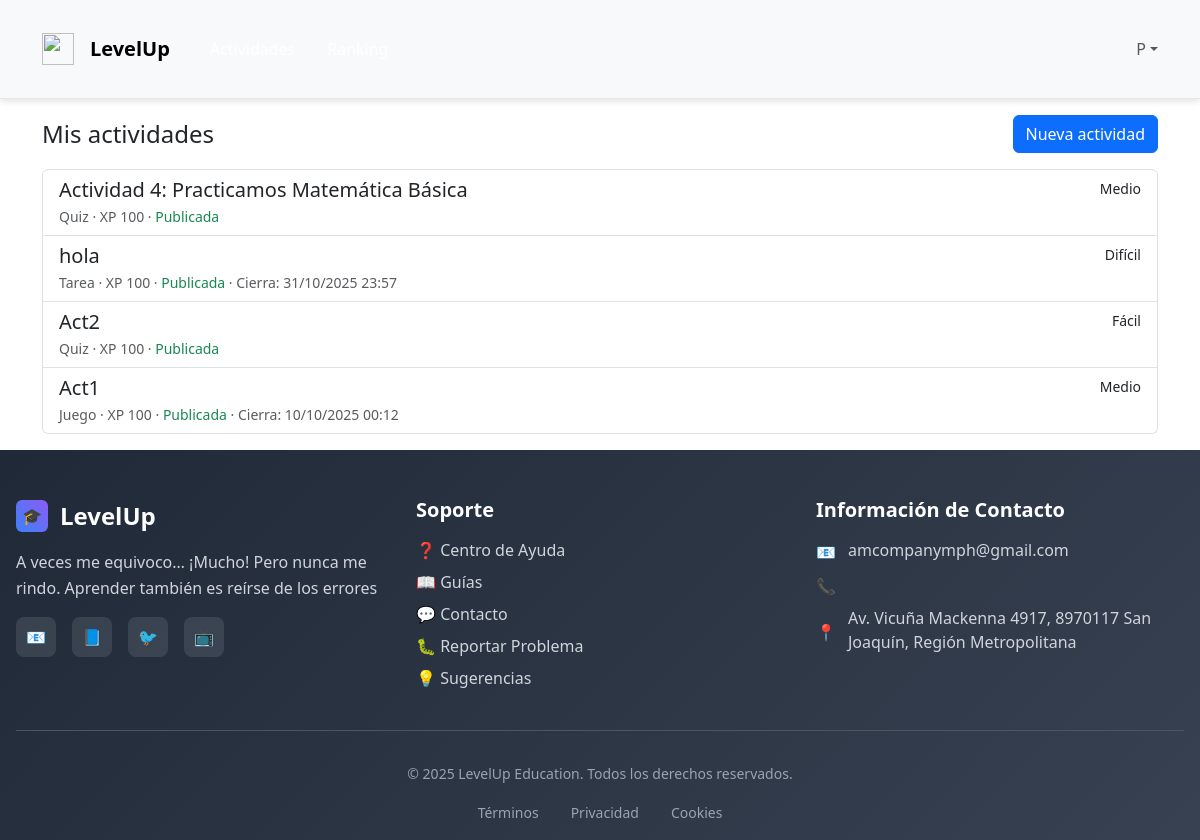
Page /actividades/docente/ (signed in) on the earlier database version.
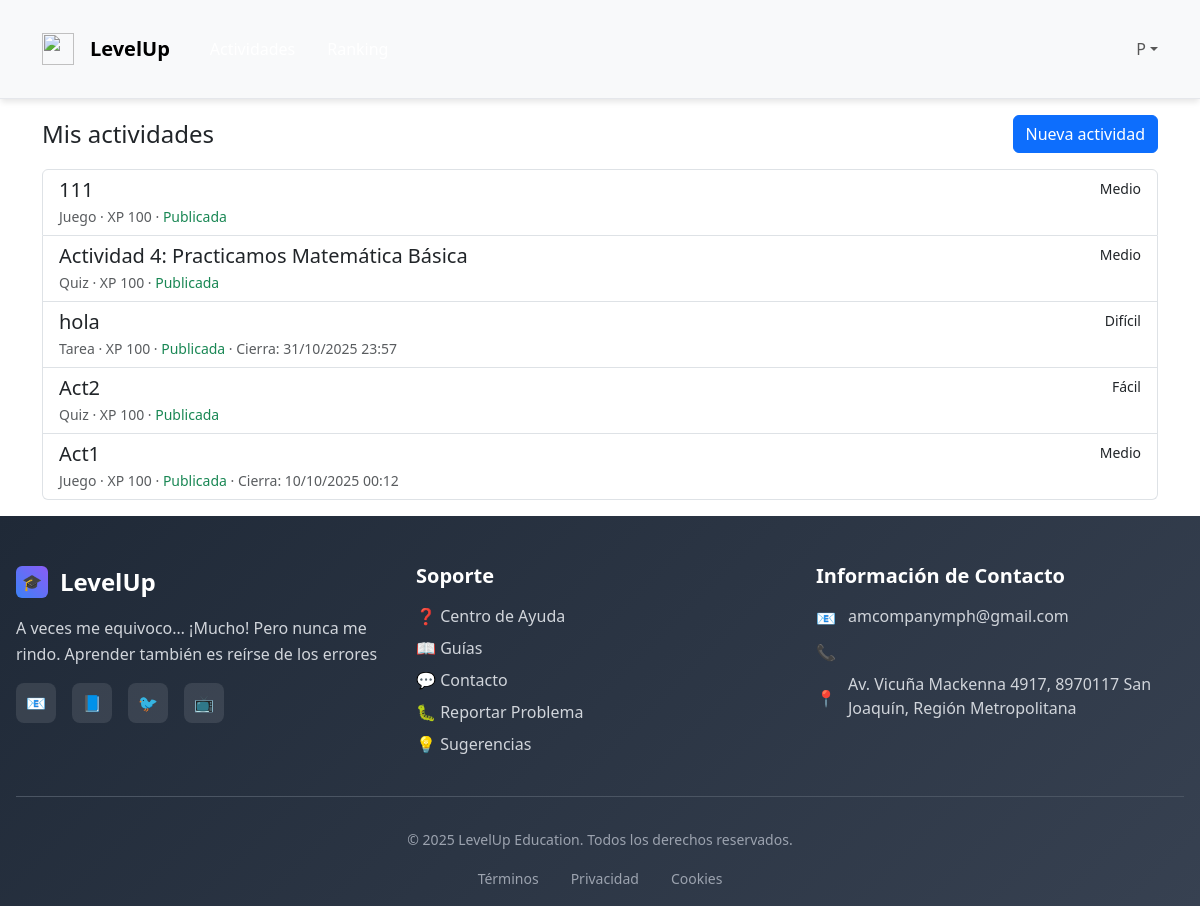
Same page on the later database version.
### LevelUp/models.py (models this page shows, shortened)
class Actividad(models.Model):
    class Tipo(models.TextChoices):
        QUIZ = "quiz", "Quiz"
        JUEGO = "juego", "Juego"
        VIDEO = "video", "Video"
        TAREA = "tarea", "Tarea"
    class Dificultad(models.IntegerChoices):
        FACIL = 1, "Fácil"
        MEDIO = 2, "Medio"
        DIFICIL = 3, "Difícil"
    titulo = models.CharField(max_length=150)
    descripcion = models.TextField()
    tipo = models.CharField(max_length=20, choices=Tipo.choices)
    dificultad = models.IntegerField(
        choices=Dificultad.choices,
        default=Dificultad.MEDIO,
        validators=[MinValueValidator(1), MaxValueValidator(3)]
    )
    recurso = models.ForeignKey(Recurso, on_delete=models.SET_NULL, null=True, blank=True)
    recompensa = models.ForeignKey(Recompensa, on_delete=models.SET_NULL, null=True, blank=True)
    docente = models.ForeignKey(
        Docente, on_delete=models.SET_NULL, null=True, blank=True, related_name="actividades_creadas"
    )
    es_publicada = models.BooleanField(default=False)
    fecha_publicacion = models.DateTimeField(null=True, blank=True)
    fecha_cierre = models.DateTimeField(null=True, blank=True)
    xp_total = models.PositiveIntegerField(default=100, help_text="XP base proporcional al puntaje obtenido")
    intentos_max = models.PositiveSmallIntegerField(
        default=1,
        validators=[MinValueValidator(1), MaxValueValidator(20)],
        help_text="Número máximo de intentos por estudiante (1–20)."
    )
    estudiantes = models.ManyToManyField(
        'Estudiante', through='AsignacionActividad', related_name='actividades', blank=True
    )

### LevelUp/views.py (the view)
# urls.py: path("actividades/docente/", views.actividades_docente_lista, name="docente_lista"),
@login_required
def actividades_docente_lista(request):
    if not es_docente(request.user):
        raise Http404
    try:
        docente = Docente.objects.get(usuario=request.user)
    except Docente.DoesNotExist:
        raise Http404
    qs = Actividad.objects.filter(docente=docente).order_by("-id")
    return render(request, "LevelUp/actividades/docente_lista.html", {"actividades": qs})

### LevelUp/views.py (called while the page is built)
def es_docente(user) -> bool:
    return getattr(user, "rol", None) == Usuario.Rol.DOCENTE

### LevelUp/templates/LevelUp/actividades/docente_lista.html (shortened to what this page needs)
{% extends "LevelUp/base.html" %}
{% block content %}
<div class="container py-3">
    <div class="d-flex justify-content-between align-items-center mb-3">
        <h1 class="h4 m-0">Mis actividades</h1>
        <a class="btn btn-primary" href="{% url 'crear' %}">Nueva actividad</a>
    </div>
    <div class="list-group">
        {% for a in actividades %}
        <a class="list-group-item list-group-item-action" href="{% url 'actividad_editar' a.pk %}">
            <div class="d-flex w-100 justify-content-between">
                <h5 class="mb-1">{{ a.titulo }}</h5>
                <small class="text-nowrap">{{ a.get_dificultad_display }}</small>
            </div>
            <div class="small text-muted">
                {{ a.get_tipo_display }} · XP {{ a.xp_total }}
                · {% if a.es_publicada %}<span class="text-success">Publicada</span>{% else %}<span
                    class="text-secondary">Borrador</span>{% endif %}
                {% if a.fecha_cierre %}· Cierra: {{ a.fecha_cierre|date:"d/m/Y H:i" }}{% endif %}
            </div>
        </a>
        {% empty %}
        <div class="alert alert-info">Aún no tienes actividades.</div>
        {% endfor %}
    </div>
</div>
{% endblock %}

Differences in the rows shown:
added Actividad: titulo "111", dificultad "Medio", tipo "Juego", xp_total "100", es_publicada "Publicada"
